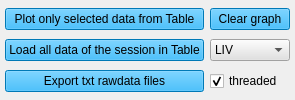
                 <widget class="QWidget" name="tab_7">
                  <attribute name="title">
                   <string>Clear/Plot</string>
                  </attribute>
                  <layout class="QGridLayout" name="gridLayout_17">
                   <property name="leftMargin">
                    <number>5</number>
                   </property>
                   <property name="topMargin">
                    <number>5</number>
                   </property>
                   <property name="rightMargin">
                    <number>5</number>
                   </property>
                   <property name="bottomMargin">
                    <number>5</number>
                   </property>
                   <item row="0" column="0">
                    <widget class="QPushButton" name="pushButton_PlotfromTable">
                     <property name="styleSheet">
                      <string notr="true">background-color: rgb(0, 170, 255);</string>
                     </property>
                     <property name="text">
                      <string>Plot only selected data from Table</string>
                     </property>
                    </widget>
                   </item>
                   <item row="0" column="1">
                    <widget class="QPushButton" name="pushButton_cleargraph">
                     <property name="styleSheet">
                      <string notr="true">background-color: rgb(0, 170, 255);</string>
                     </property>
                     <property name="text">
                      <string>Clear graph</string>
                     </property>
                    </widget>
                   </item>
                   <item row="1" column="0">
                    <widget class="QPushButton" name="pushButton_LoadAllDATAinTable">
                     <property name="styleSheet">
                      <string notr="true">background-color: rgb(0, 170, 255);</string>
                     </property>
                     <property name="text">
                      <string>Load all data of the session in Table</string>
                     </property>
                    </widget>
                   </item>
                   <item row="1" column="1">
                    <widget class="QComboBox" name="comboBox_cleargraph">
                     <property name="styleSheet">
                      <string notr="true">background-color: rgb(225, 225, 225);</string>
                     </property>
                     <item>
                      <property name="text">
                       <string>LIV</string>
                      </property>
                     </item>
                     <item>
                      <property name="text">
                       <string>MPPT</string>
                      </property>
                     </item>
                     <item>
                      <property name="text">
                       <string>DIV</string>
                      </property>
                     </item>
                     <item>
                      <property name="text">
                       <string>QSS</string>
                      </property>
                     </item>
                     <item>
                      <property name="text">
                       <string>Rep</string>
                      </property>
                     </item>
                    </widget>
                   </item>
                   <item row="2" column="0">
                    <widget class="QPushButton" name="pushButton_exportgraphandfile">
                     <property name="styleSheet">
                      <string notr="true">background-color: rgb(0, 170, 255);</string>
                     </property>
                     <property name="text">
                      <string>Export txt rawdata files</string>
                     </property>
                    </widget>
                   </item>
                   <item row="2" column="1">
                    <widget class="QCheckBox" name="checkBox_threaded">
                     <property name="text">
                      <string>threaded</string>
                     </property>
                     <property name="checked">
                      <bool>true</bool>
                     </property>
                    </widget>
                   </item>
                  </layout>
                 </widget>
